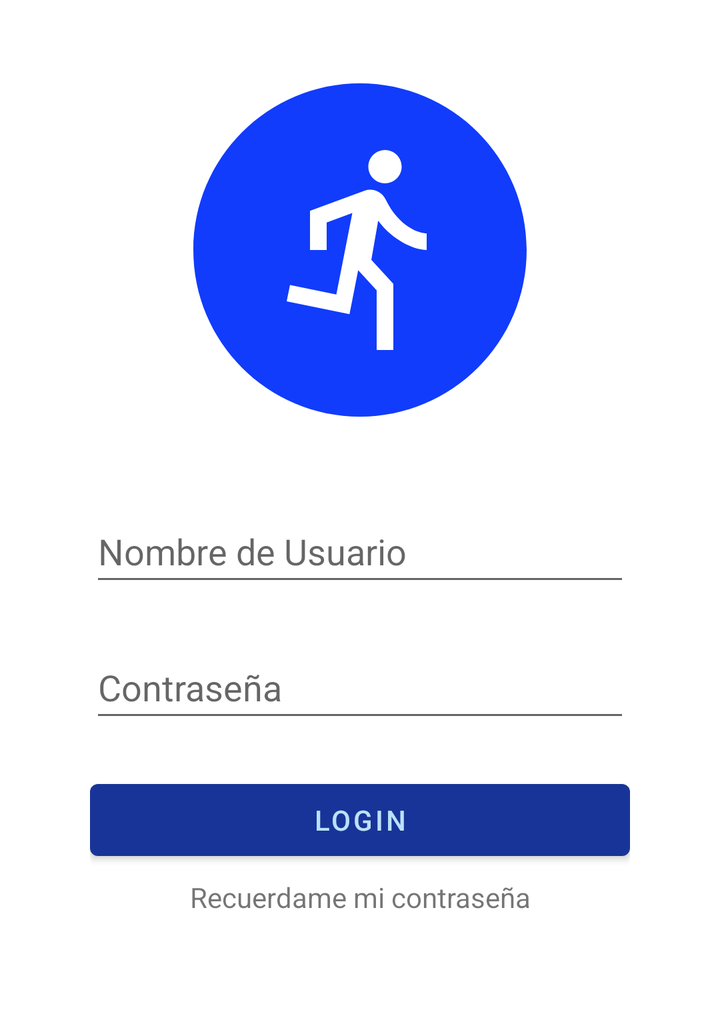
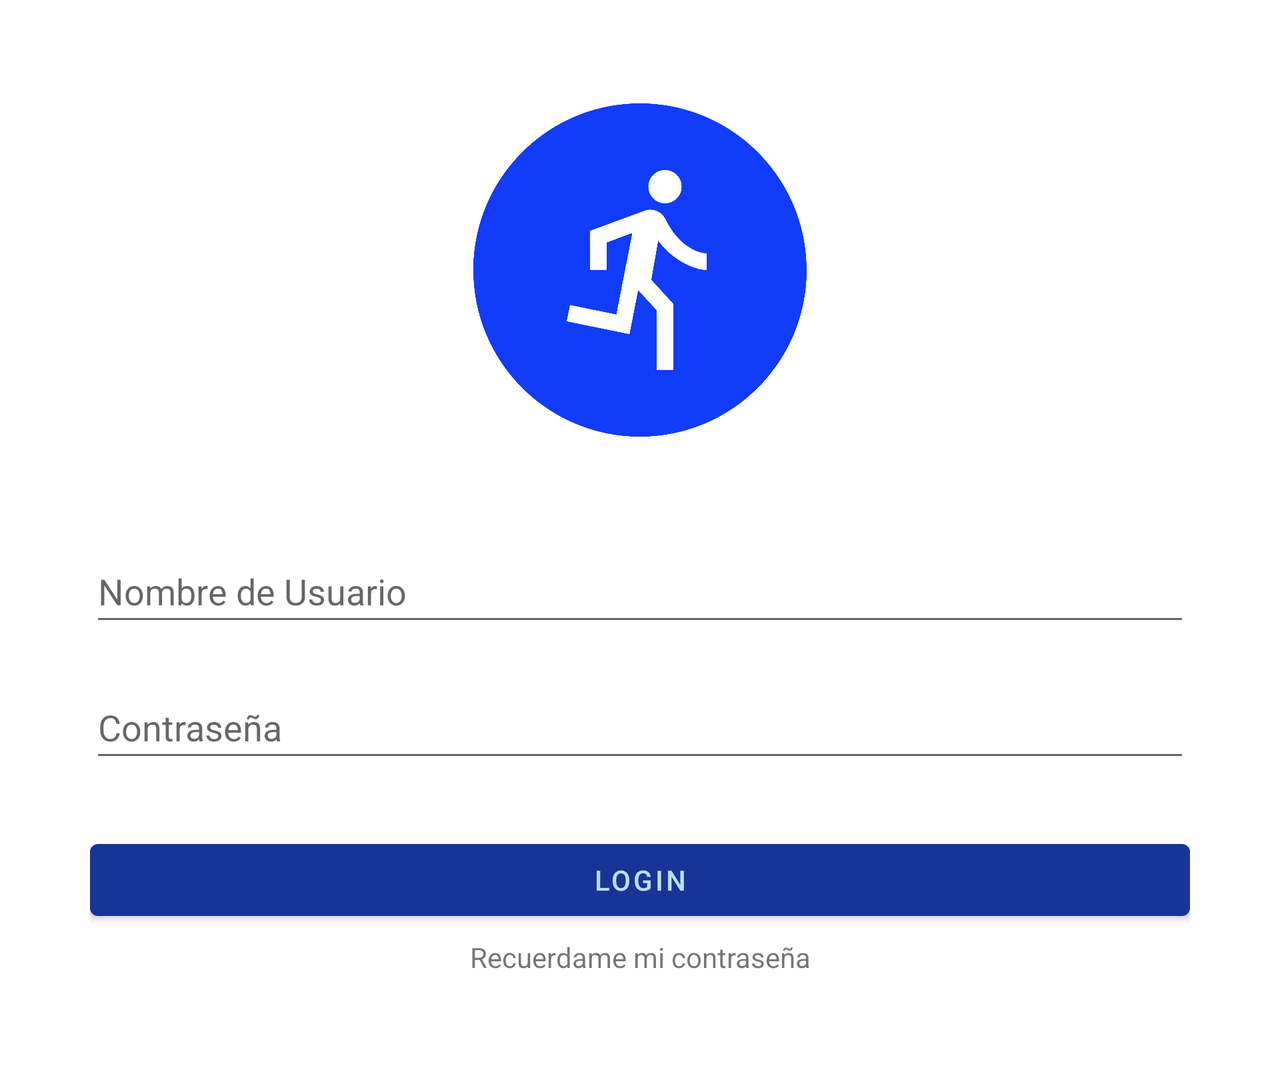

An Android layout and its configuration variant, each rendered on a device that would load it. The default file and the variant file are quoted in full after the pictures.
<!-- AndroidManifest.xml: application theme Theme.Ejercitate_App -->
<!-- res/layout/activity_login.xml -->
<?xml version="1.0" encoding="utf-8"?>
<LinearLayout xmlns:android="http://schemas.android.com/apk/res/android"
    xmlns:app="http://schemas.android.com/apk/res-auto"
    xmlns:tools="http://schemas.android.com/tools"
    android:layout_width="match_parent"
    android:layout_height="wrap_content"
    android:layout_gravity="center"
    android:layout_marginLeft="20dp"
    android:layout_marginRight="20dp"
    android:layout_marginBottom="20dp"
    android:orientation="vertical"
    android:padding="25dp"
    tools:context=".Login">

    <ImageView
        android:id="@+id/logo_login"
        android:layout_width="match_parent"
        android:layout_height="200dp"
        android:contentDescription="@string/logoDescription"
        app:srcCompat="@drawable/ic_running_blue" />

    <EditText
        android:id="@+id/input_userName_login"
        android:layout_width="match_parent"
        android:layout_height="wrap_content"
        android:layout_marginTop="25dp"
        android:layout_marginBottom="5dp"
        android:autofillHints="username"
        android:ems="10"
        android:hint="@string/hint_userName"
        android:inputType="textPersonName"
        android:minHeight="48dp"
        tools:ignore="TextContrastCheck" />

    <EditText
        android:id="@+id/input_contraseña_login"
        android:layout_width="match_parent"
        android:layout_height="wrap_content"
        android:layout_marginTop="15dp"
        android:layout_marginBottom="5dp"
        android:autofillHints="username"
        android:ems="10"
        android:hint="@string/hint_password"
        android:inputType="textPassword"
        android:minHeight="48dp"
        tools:ignore="TextContrastCheck" />

    <Button
        android:id="@+id/boton_login_final"
        android:layout_width="match_parent"
        android:layout_height="wrap_content"
        android:layout_marginTop="15dp"
        android:layout_marginBottom="5dp"
        android:onClick="IniciarSesion"
        android:text="@string/botonLogin"
        android:textColor="@color/Night_Winter4" />

    <TextView
        android:id="@+id/Recordar_clave"
        android:layout_width="match_parent"
        android:layout_height="wrap_content"
        android:layout_marginBottom="5dp"
        android:text="@string/recordar_contraseña"
        android:textAlignment="center" />

</LinearLayout>
<!-- resources referenced by this layout -->
<resources>
  <color name="Night_Winter4">#BBE1FA</color>
  <!-- drawable ic_running_blue (drawable) -->
  <vector android:height="24dp" android:tint="@color/Light_Blue2"
      android:viewportHeight="24" android:viewportWidth="24"
      android:width="24dp" xmlns:android="http://schemas.android.com/apk/res/android">
      <path android:fillColor="@android:color/white" android:pathData="M12,2C6.48,2 2,6.48 2,12c0,5.52 4.48,10 10,10s10,-4.48 10,-10C22,6.48 17.52,2 12,2zM13.5,6c0.55,0 1,0.45 1,1c0,0.55 -0.45,1 -1,1s-1,-0.45 -1,-1C12.5,6.45 12.95,6 13.5,6zM16,12c-0.7,0 -2.01,-0.54 -2.91,-1.76l-0.41,2.35L14,14.03V18h-1v-3.58l-1.11,-1.21l-0.52,2.64L7.6,15.08l0.2,-0.98l2.78,0.57l0.96,-4.89L10,10.35V12H9V9.65l3.28,-1.21c0.49,-0.18 1.03,0.06 1.26,0.53C14.37,10.67 15.59,11 16,11V12z"/>
  </vector>
  <string name="botonLogin">Login</string>
  <string name="hint_password">Contraseña</string>
  <string name="hint_userName">Nombre de Usuario</string>
  <string name="logoDescription">Ejercitate - App Logo</string>
  <style name="Theme.Ejercitate_App" parent="Theme.MaterialComponents.DayNight.DarkActionBar">
          
          <item name="colorPrimary">@color/Light_Navi1</item>
          <item name="colorPrimaryVariant">@color/Light_Blue2</item>
          <item name="colorOnPrimary">@color/Light_Cold4</item>
          
          <item name="colorSecondary">@color/Light_Blue2</item>
          <item name="colorSecondaryVariant">@color/Light_Teal3</item>
          <item name="colorOnSecondary">@color/Night_Black1</item>
          
          <item name="android:statusBarColor" tools:targetApi="l">?attr/colorPrimaryVariant</item>
          
      </style>
  <color name="Light_Blue2">#113CFC</color>
  <color name="Light_Navi1">#193498</color>
  <color name="Light_Cold4">#69DADB</color>
  <color name="Light_Teal3">#1597E5</color>
  <color name="Night_Black1">#1B262C</color>
</resources>
<!-- res/layout-land/activity_login.xml (the repository's variant of the layout above) -->
<!-- drawn on the phone turned sideways -->
<?xml version="1.0" encoding="utf-8"?>
<ScrollView xmlns:android="http://schemas.android.com/apk/res/android"
    xmlns:app="http://schemas.android.com/apk/res-auto"
    xmlns:tools="http://schemas.android.com/tools"
    android:layout_width="match_parent"
    android:layout_height="wrap_content">

    <LinearLayout
        android:layout_width="match_parent"
        android:layout_height="wrap_content"
        android:layout_marginLeft="20dp"
        android:layout_marginTop="10dp"
        android:layout_marginRight="20dp"
        android:layout_marginBottom="20dp"
        android:orientation="vertical"
        android:padding="25dp"
        tools:context=".Login">

        <ImageView
            android:id="@+id/logo_login"
            android:layout_width="match_parent"
            android:layout_height="200dp"
            android:contentDescription="@string/logoDescription"
            app:srcCompat="@drawable/ic_running_blue" />

        <EditText
            android:id="@+id/input_userName_login"
            android:layout_width="match_parent"
            android:layout_height="wrap_content"
            android:layout_marginTop="35dp"
            android:layout_marginBottom="5dp"
            android:autofillHints="username"
            android:ems="10"
            android:hint="@string/hint_userName"
            android:inputType="textPersonName"
            android:minHeight="48dp"
            tools:ignore="TextContrastCheck" />

        <EditText
            android:id="@+id/input_contraseña_login"
            android:layout_width="match_parent"
            android:layout_height="wrap_content"
            android:layout_marginTop="15dp"
            android:layout_marginBottom="5dp"
            android:autofillHints="username"
            android:ems="10"
            android:hint="@string/hint_password"
            android:inputType="textPassword"
            android:minHeight="48dp"
            tools:ignore="TextContrastCheck" />

        <Button
            android:id="@+id/boton_login_final"
            android:layout_width="match_parent"
            android:layout_height="wrap_content"
            android:layout_marginTop="25dp"
            android:layout_marginBottom="5dp"
            android:onClick="IniciarSesion"
            android:text="@string/botonLogin"
            android:textColor="@color/Night_Winter4" />

        <TextView
            android:id="@+id/Recordar_clave"
            android:layout_width="match_parent"
            android:layout_height="wrap_content"
            android:layout_marginBottom="5dp"
            android:text="@string/recordar_contraseña"
            android:textAlignment="center" />

    </LinearLayout>
</ScrollView>
